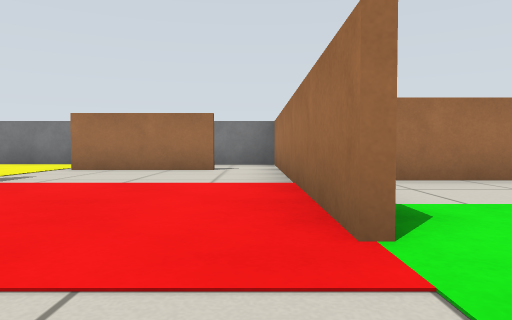
[1] (above)

12 first-person views from a walk through a world built for the Gazebo simulator. The camera is 0.39 m above the floor, tilts 2° down and sees 70° across. The floor is counted in squares, 1 m on a side. Each view is taken from the middle of a square. On the plan, view 1 faces up. The plan holds only what a view shows up to about 9 squares ahead; the rest is blank.

[2]
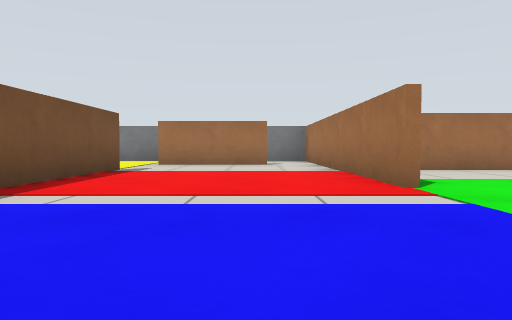

[3]
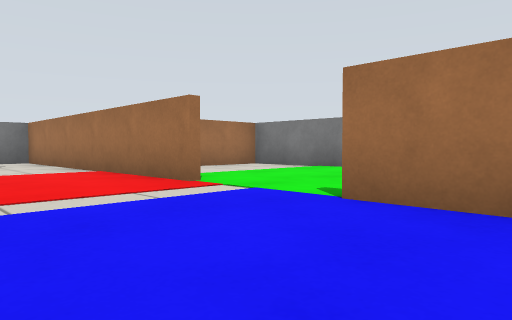

[4]
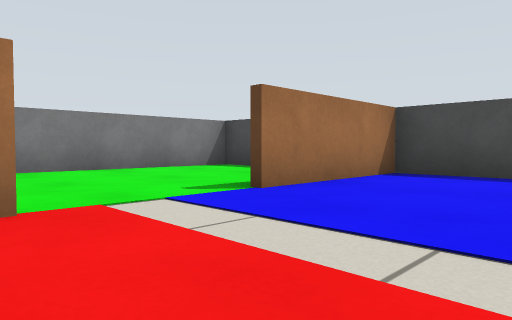

[5]
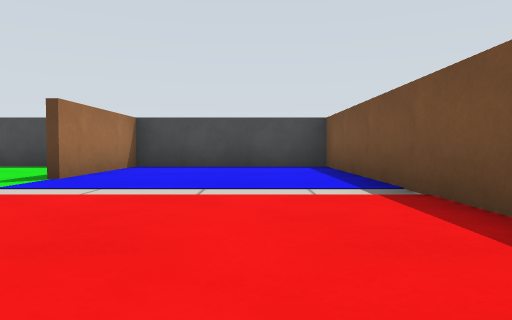

[6]
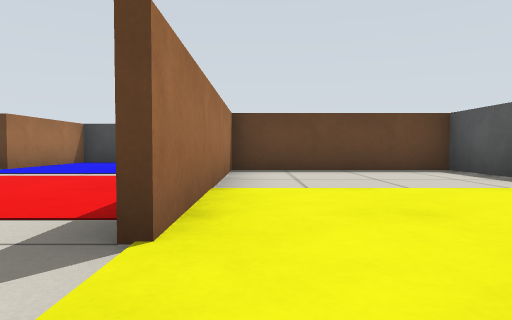

[7]
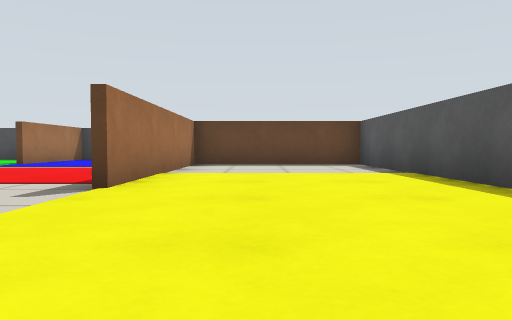

[8]
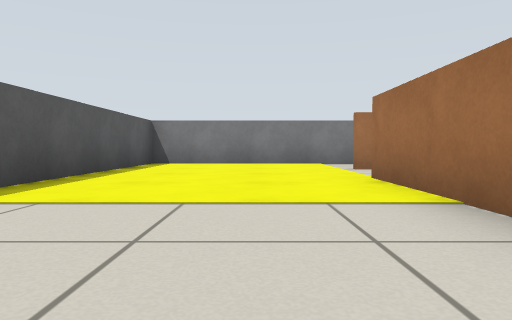

[9]
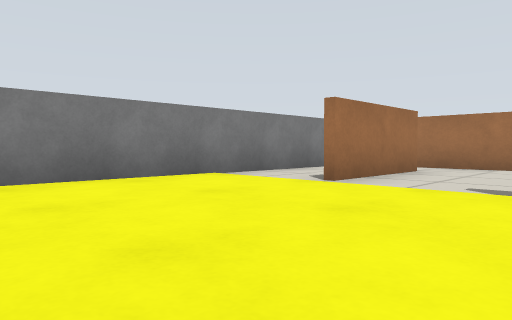

[10]
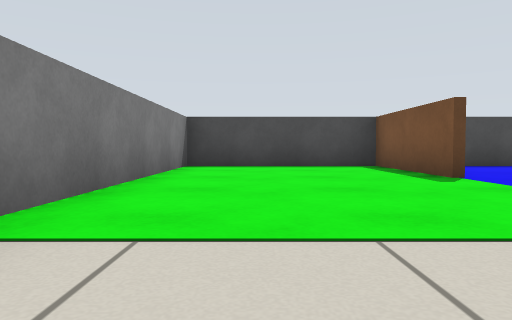

[11]
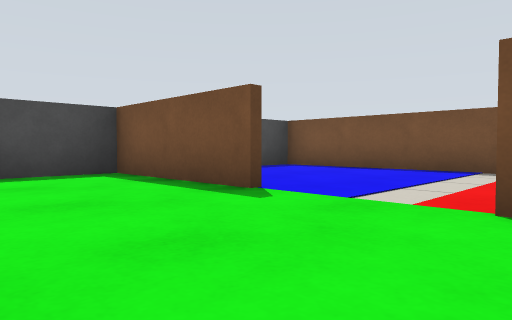

[12]
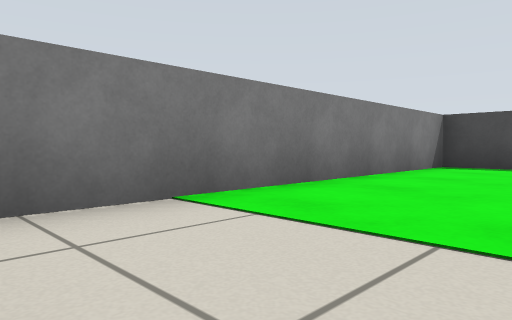

### Floor plan
Points are (right, up) in squares from view 1. A wall is a line through its corners. A room is listed if a view was taken in it or the views show most of it. See-through windows are left out.
Room 1 (views 1, 2, 3, 4, 5)
walls: (0.4, 1.4) (0.4, 7.4); (-3.4, 4.5) (-3.4, -3.4) (1, -3.4); (-0.6, 6.4) (-3.2, 6.4); (0.4, -3.5) (0.4, -0.5)
ways out: opening at (-3, 5.5) to room 2; opening at (0, 7) to room 2; opening at (1, 0.5) to room 3
Room 2 (views 6, 7, 8, 9)
walls: (0.4, 7.4) (0.4, 8.4) (-7.4, 8.4) (-7.4, -0.4) (-3.6, -0.4) (-3.6, 4.5)
ways out: opening at (-3, 5.5) to room 1; opening at (0, 7) to room 1
Room 3 (views 10, 11, 12)
walls: (0.6, -0.5) (0.6, -3.5); (1, -3.4) (4.4, -3.4) (4.4, 4.4) (1.6, 4.4)
ways out: opening at (1, 0.5) to room 1

Where each view was taken, in squares from view 1:
view 1: 0 up, 0 right, facing up
view 2: 2 down, 1 left, facing up
view 3: 2 down, 2 left, facing up-right
view 4: 2 up, 2 left, facing down-right
view 5: 4 up, 2 left, facing down
view 6: 6 up, 4 left, facing down
view 7: 8 up, 5 left, facing down
view 8: 0 up, 5 left, facing up
view 9: 4 up, 7 left, facing up-right
view 10: 4 up, 3 right, facing down
view 11: 2 up, 3 right, facing down-left
view 12: 4 up, 2 right, facing down-right
